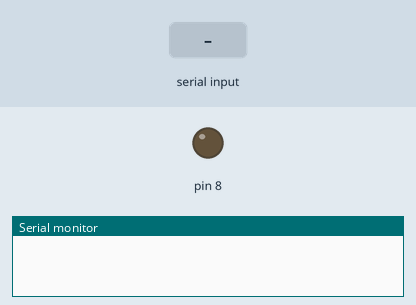
This sketch was run on a simulated Arduino Uno, built with avr-gcc and run on an emulated ATmega328P. Shown: output pins drawn as LEDs (lit = HIGH), the last lines printed to the serial monitor. Inputs (shaded band) come from the test bench.

Above: at 1.2 s.
1.3 s: "H" received over the second serial link
At 1.8 s:
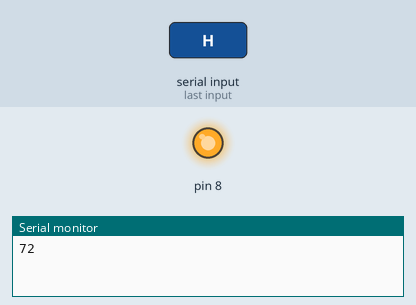
2.8 s: "L" received over the second serial link
At 4.1 s:
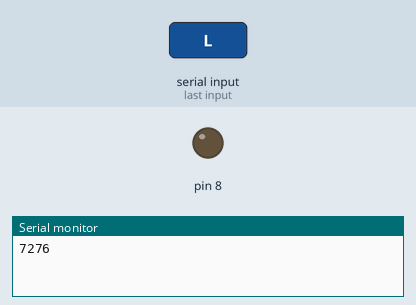
Timing chart, 0 to 5.8 s (numbered marks = the images above; inputs shaded):
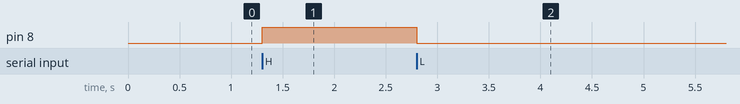

Measured:
- after the input at 1.3 s, pin 8: LOW → HIGH at once
- after the input at 2.8 s, pin 8: HIGH → LOW at once

The sketch:

xbeeRX.ino
```cpp
#include <SoftwareSerial.h>

SoftwareSerial mySerial(2, 3); // RX, TX

void setup() {
  mySerial.begin(9600);
  Serial.begin(9600);

  // initialize the LED pins as outputs:
  pinMode(8, OUTPUT);
}
void loop() {
  // if there's any serial data in the buffer, read a byte:
  if (mySerial.available() > 0) {
    int inByte = mySerial.read();
    Serial.print(inByte);

    if (inByte == 'H') {
      digitalWrite(8,HIGH);
    }
    if (inByte == 'L') {
      digitalWrite(8,LOW);
    }
  }
}
```
